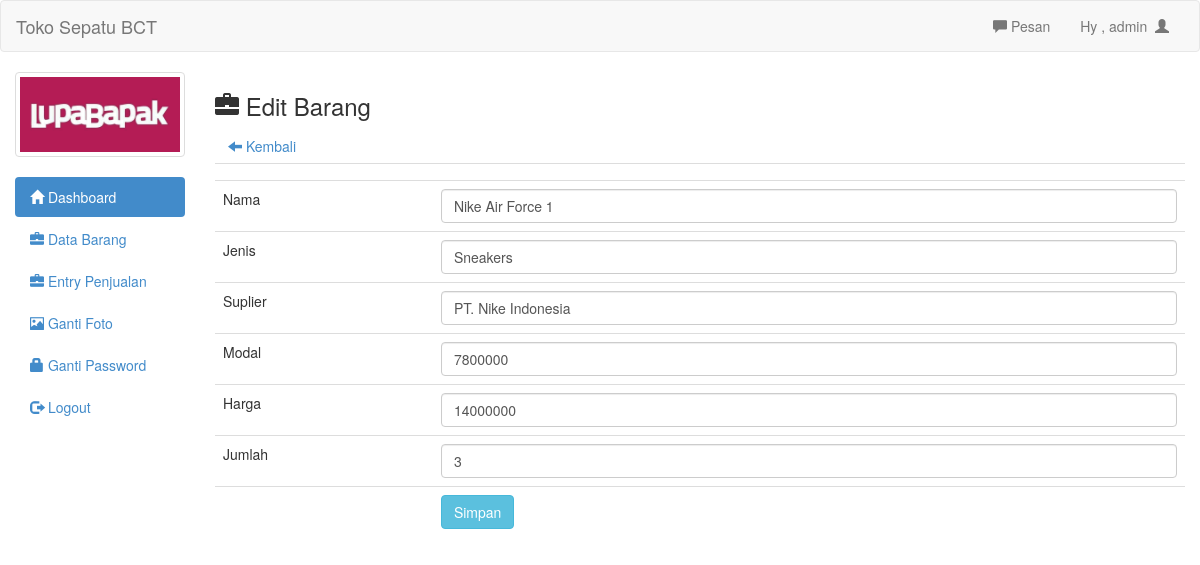
Before: /admin/edit.php?id=35 (signed in) with the older database file.
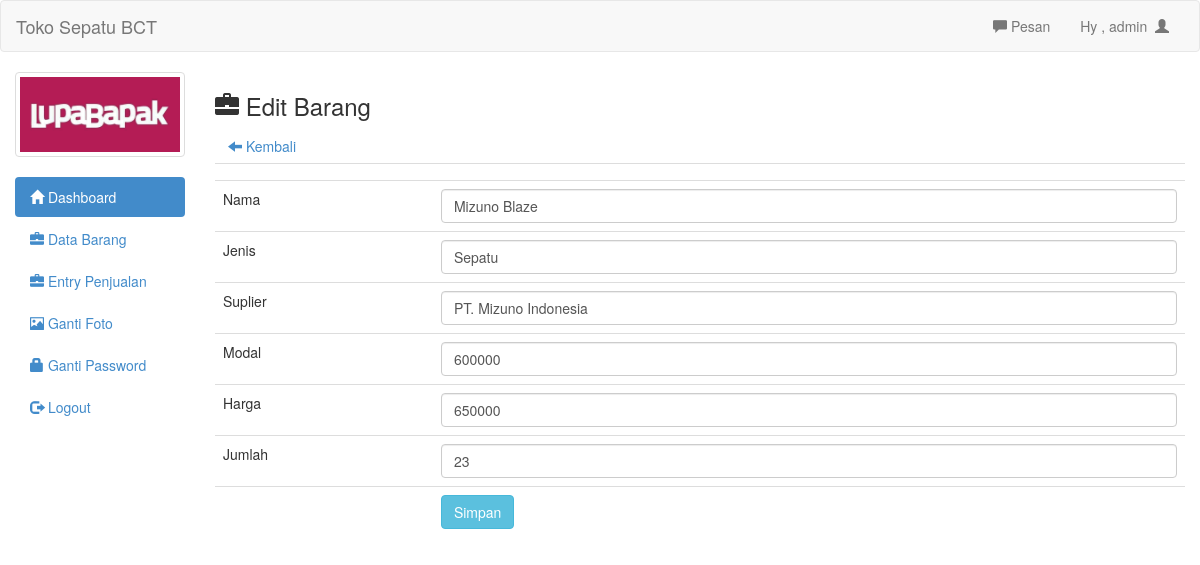
After: the same page with the newer database file.
### tables this page shows
CREATE TABLE `barang` (
  `id` int(11) NOT NULL,
  `nama` text NOT NULL,
  `jenis` text NOT NULL,
  `suplier` text NOT NULL,
  `modal` int(11) NOT NULL,
  `harga` int(11) NOT NULL,
  `jumlah` int(11) NOT NULL,
  `sisa` int(11) NOT NULL,
  `total_modal` varchar(30) NOT NULL
);

### admin/edit.php (the view)
<?php
include 'header.php';
?>
<h3><span class="glyphicon glyphicon-briefcase"></span>  Edit Barang</h3>
<a class="btn" href="barang.php"><span class="glyphicon glyphicon-arrow-left"></span>  Kembali</a>
<?php
$id_brg=mysqli_real_escape_string($conn, $_GET['id']);
$det=mysqli_query($conn, "SELECT * from barang where id='$id_brg'")or die(mysql_error());
while($d=mysqli_fetch_array($det)){
?>
	<form action="update.php" method="post">
		<table class="table">
			<tr>
				<td></td>
				<td><input type="hidden" name="id" value="<?php echo $d['id'] ?>"></td>
			</tr>
			<tr>
				<td>Nama</td>
				<td><input type="text" class="form-control" name="nama" value="<?php echo $d['nama'] ?>"></td>
			</tr>
			<tr>
				<td>Jenis</td>
				<td><input type="text" class="form-control" name="jenis" value="<?php echo $d['jenis'] ?>"></td>
			</tr>
			<tr>
				<td>Suplier</td>
				<td><input type="text" class="form-control" name="suplier" value="<?php echo $d['suplier'] ?>"></td>
			</tr>
			<tr>
				<td>Modal</td>
				<td><input type="text" class="form-control" name="modal" value="<?php echo $d['modal'] ?>"></td>
			</tr>
			<tr>
				<td>Harga</td>
				<td><input type="text" class="form-control" name="harga" value="<?php echo $d['harga'] ?>"></td>
			</tr>
			<tr>
				<td>Jumlah</td>
				<td><input type="text" class="form-control" name="jumlah" value="<?php echo $d['jumlah'] ?>"></td>
			</tr>
			<tr>
				<td></td>
				<td><input type="submit" class="btn btn-info" value="Simpan"></td>
			</tr>
		</table>
	</form>
	<?php
}
?>
<?php include 'footer.php'; ?>

Changed rows visible on the page:
changed barang: nama "Nike Air Force 1" → "Mizuno Blaze"; jenis "Sneakers" → "Sepatu"; suplier "PT. Nike Indonesia" → "PT. Mizuno Indonesia"; modal "7800000" → "600000"; harga "14000000" → "650000"; jumlah "3" → "23"
